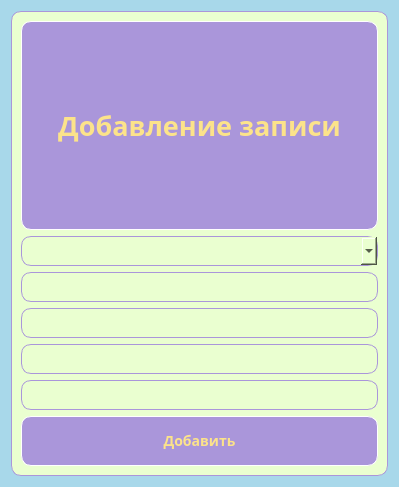
<?xml version="1.0" encoding="UTF-8"?>
<ui version="4.0">
 <class>Dialog</class>
 <widget class="QDialog" name="Dialog">
  <property name="geometry">
   <rect>
    <x>0</x>
    <y>0</y>
    <width>399</width>
    <height>487</height>
   </rect>
  </property>
  <property name="windowTitle">
   <string>Dialog</string>
  </property>
  <property name="styleSheet">
   <string notr="true">background-color: #A8D8EA;
font-family: arial rounded mt bold;</string>
  </property>
  <layout class="QVBoxLayout" name="verticalLayout_2">
   <item>
    <widget class="QFrame" name="frame">
     <property name="styleSheet">
      <string notr="true">background-color: #EAFFD0;
border-radius: 10px;
border: 1px solid #AA96DA;</string>
     </property>
     <property name="frameShape">
      <enum>QFrame::StyledPanel</enum>
     </property>
     <property name="frameShadow">
      <enum>QFrame::Raised</enum>
     </property>
     <layout class="QVBoxLayout" name="verticalLayout">
      <item>
       <widget class="QLabel" name="label_main_name">
        <property name="minimumSize">
         <size>
          <width>300</width>
          <height>100</height>
         </size>
        </property>
        <property name="font">
         <font>
          <family>arial rounded mt 13</family>
          <pointsize>20</pointsize>
          <bold>true</bold>
         </font>
        </property>
        <property name="styleSheet">
         <string notr="true">background-color: #AA96DA;
border-radius: 10px;
color: #FCE38A;
border: 1px solid white;</string>
        </property>
        <property name="text">
         <string>Добавление записи</string>
        </property>
        <property name="alignment">
         <set>Qt::AlignCenter</set>
        </property>
       </widget>
      </item>
      <item>
       <widget class="QComboBox" name="combox_choose_table">
        <property name="minimumSize">
         <size>
          <width>0</width>
          <height>30</height>
         </size>
        </property>
        <property name="styleSheet">
         <string notr="true"/>
        </property>
        <property name="currentIndex">
         <number>-1</number>
        </property>
        <property name="placeholderText">
         <string>Выбери таблицу</string>
        </property>
        <item>
         <property name="text">
          <string>Element 1</string>
         </property>
        </item>
        <item>
         <property name="text">
          <string>Element 2</string>
         </property>
        </item>
        <item>
         <property name="text">
          <string>Element 3</string>
         </property>
        </item>
        <item>
         <property name="text">
          <string>Element 4</string>
         </property>
        </item>
       </widget>
      </item>
      <item>
       <widget class="QLineEdit" name="lineEdit">
        <property name="minimumSize">
         <size>
          <width>0</width>
          <height>30</height>
         </size>
        </property>
       </widget>
      </item>
      <item>
       <widget class="QLineEdit" name="lineEdit_2">
        <property name="minimumSize">
         <size>
          <width>0</width>
          <height>30</height>
         </size>
        </property>
       </widget>
      </item>
      <item>
       <widget class="QLineEdit" name="lineEdit_3">
        <property name="minimumSize">
         <size>
          <width>0</width>
          <height>30</height>
         </size>
        </property>
       </widget>
      </item>
      <item>
       <widget class="QLineEdit" name="lineEdit_4">
        <property name="minimumSize">
         <size>
          <width>0</width>
          <height>30</height>
         </size>
        </property>
       </widget>
      </item>
      <item>
       <widget class="QPushButton" name="btn_new_entry">
        <property name="minimumSize">
         <size>
          <width>0</width>
          <height>50</height>
         </size>
        </property>
        <property name="font">
         <font>
          <family>arial rounded mt 13</family>
          <pointsize>-1</pointsize>
          <bold>true</bold>
         </font>
        </property>
        <property name="styleSheet">
         <string notr="true">QPushButton {
background-color: #AA96DA;
border-radius: 10px;
color: #FCE38A;
font-size: 14px;
border: 1px solid white
}
QPushButton:hover {
background-color: #F38181;
}
QPushButton:pressed {
background-color: #EAFFD0;
}</string>
        </property>
        <property name="text">
         <string>Добавить</string>
        </property>
        <property name="icon">
         <iconset resource="resources.qrc">
          <normaloff>:/icon/icons/add_FILL0_wght400_GRAD0_opsz24.svg</normaloff>:/icon/icons/add_FILL0_wght400_GRAD0_opsz24.svg</iconset>
        </property>
        <property name="iconSize">
         <size>
          <width>24</width>
          <height>24</height>
         </size>
        </property>
       </widget>
      </item>
     </layout>
    </widget>
   </item>
  </layout>
 </widget>
 <resources>
  <include location="resources.qrc"/>
 </resources>
 <connections/>
</ui>
